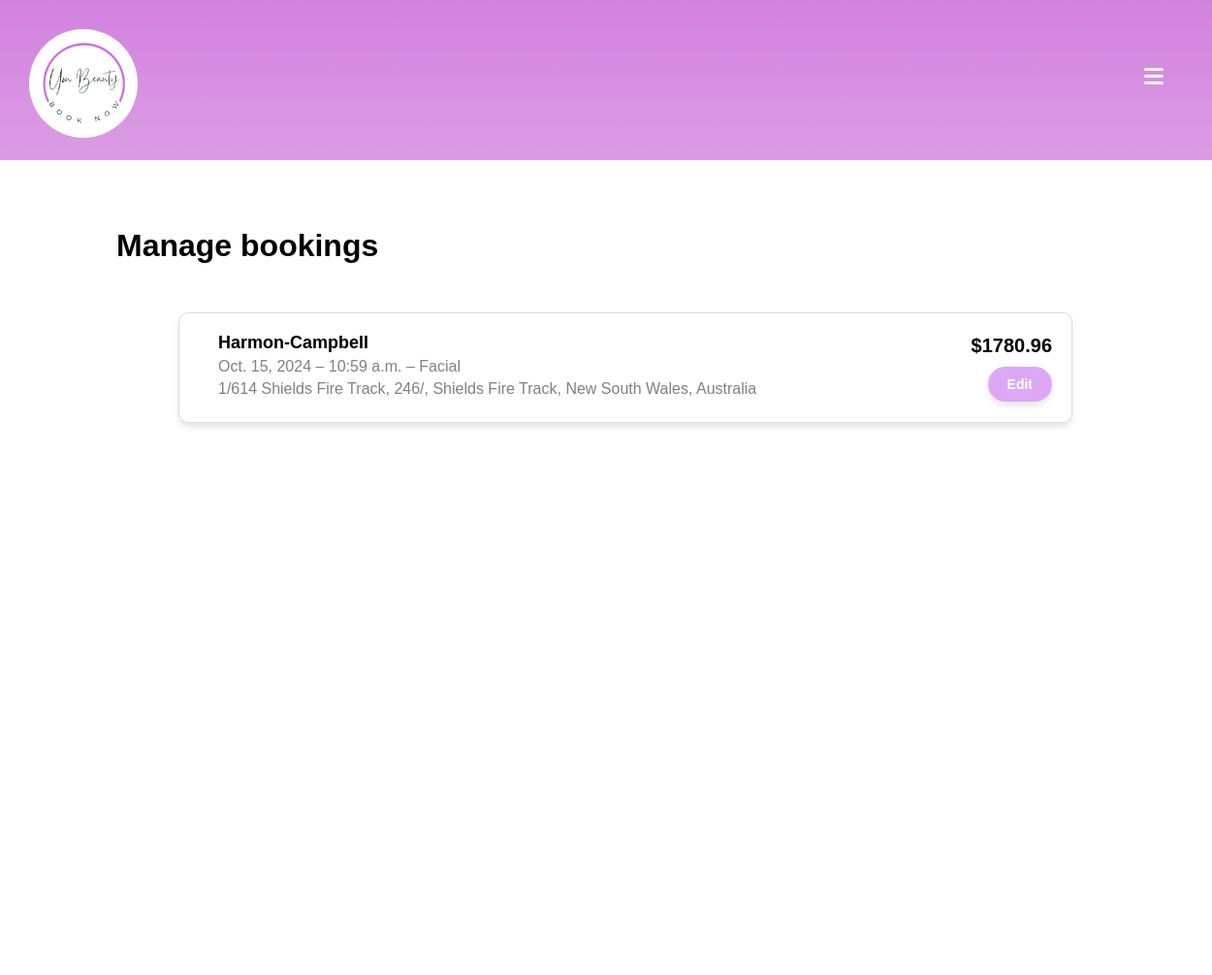
The page /accounts/bookings/ (signed in) on the database its author committed.
### customers/models.py (models this page shows)
class Booking(models.Model):
    customer = models.ForeignKey(Customer, on_delete=models.CASCADE)
    salon_service = models.ForeignKey('salons.SalonService', on_delete=models.CASCADE)
    date = models.DateField()
    start_time = models.TimeField()
    end_time = models.TimeField()
    is_cancelled = models.BooleanField(default=False)
    def __str__(self):
        return f'Booking by {self.customer.user.username} for {self.salon_service.service.service_name}'

### salons/models.py (models this page shows, shortened)
class SalonService(models.Model):
    salon = models.ForeignKey(SalonInfo, on_delete=models.CASCADE)
    service = models.ForeignKey(Service, on_delete=models.CASCADE)
    price = models.DecimalField(max_digits=10, decimal_places=2)
    duration = models.DurationField()
    description = models.TextField(blank=True, null=True)

class SalonInfo(models.Model):
    salon_name = models.CharField(max_length=255)
    salon_address = models.OneToOneField(SalonAddress, on_delete=models.CASCADE)
    salon_photo = models.ImageField(upload_to='salon_photos/', blank=True, null=True)
    salon_openingtime = models.TimeField()
    salon_closingtime = models.TimeField()
    happyhour_times = models.CharField(max_length=255)
    happyhour_days = models.CharField(max_length=255)
    happyhour_discount = models.DecimalField(max_digits=5, decimal_places=2)

class Service(models.Model):
    service_name = models.CharField(max_length=255)
    def __str__(self):
        return self.service_name

class SalonAddress(models.Model):
    address_line1 = models.CharField(max_length=255)
    address_line2 = models.CharField(max_length=255, blank=True, null=True)
    suburb = models.CharField(max_length=100, default="")
    state = models.CharField(max_length=100)
    postcode = models.CharField(max_length=10)
    country = models.CharField(max_length=100)
    def __str__(self):
        return f'{self.address_line1}, {self.address_line2}, {self.suburb}, {self.state}, {self.country}'

### accounts/views.py (the view)
# urls.py: path('bookings/', views.bookingsView, name = 'bookings'),
def bookingsView(request):
    current_user = request.user
    is_customer = False
    try:
        customer = get_object_or_404(Customer, user=current_user) #get Customer w/ current username
        is_customer = True
    except:
        is_customer = False
    if is_customer:
        bookings = Booking.objects.filter(customer=customer)
        print(bookings)
        return render(request, 'bookings/bookings.html', {'bookings': bookings})
    else:
        return render(request, 'bookings/bookings.html', {'bookings': None})

### customers/models.py (called while the page is built)
    def __str__(self):
        return self.user.username

### templates/bookings/bookings.html
{% extends "base.html" %}
{% load static %}
{% block content %}
<link rel="stylesheet" type="text/css" href="{% static 'css/bookings.css' %}">
<div class="top-bar"></div>
<div class="container">
    <h1>Manage bookings</h1>
    <div class="booking-cards-container">
        {% for booking in bookings %}
        <div class="booking-card">
                <div class="booking-details">
                <h2>{{ booking.salon_service.salon.salon_name }}</h2>
                <p>{{ booking.date }} – {{ booking.start_time }} – {{ booking.salon_service.service }}</p>
                <p>{{ booking.salon_service.salon.salon_address }}</p>
            </div>
            <div class="booking-actions">
                <div class="booking-price">
                    <span>${{ booking.salon_service.price }}</span>
                </div>
                <button class="edit-button" onclick="window.location.href='{% url 'edit_booking' booking.id %}'">Edit</button>
            </div>
        </div>
        {% endfor %}
    </div>
</div>
{% endblock %}

### static/css/style.css (style rules this page uses)
* { padding: 0; margin: 0; }
body { padding-bottom: 100px; }
:root { --bar-width: 20px; --bar-height: 3px; --hamburger-gap: 4px; --background: #fff; --animation-timing: 200ms ease-in-out; }

### static/css/bookings.css (style rules this page uses)
.top-bar { background: #DCA8F5; height: 165px; position: relative; width: 100%; z-index: -1; top: 0; left: 0; }
.container { background-color: white; min-height: 100vh; width: 100%; padding: 20px; font-family: 'Kanit', sans-serif; display: flex; flex-direction: column; align-items: center; }
.container h1 { margin-left: 100px; margin-bottom: 50px; margin-top: 50px; text-align: left; align-self: flex-start; }
.booking-cards-container { display: flex; flex-direction: column; width: 80%; align-items: center; }
.booking-card { display: flex; align-items: center; justify-content: space-between; border: 1px solid #dcdcdc; border-radius: 10px; padding: 20px; margin-bottom: 20px; background-color: white; box-shadow: 0 4px 6px rgba(0, 0, 0, 0.1); width: 88%; }
.booking-card .booking-details { flex: 1; margin-left: 20px; }
.booking-card .booking-details h2 { margin: 0; font-size: 18px; font-weight: bold; }
.booking-card .booking-details p { margin: 5px 0; color: gray; }
.booking-card .booking-price { font-size: 20px; font-weight: bold; }
.booking-actions { display: flex; flex-direction: column; align-items: flex-end; gap: 10px; }
.container .edit-button { font-weight: bold; background-color: #DCA8F5; box-shadow: 0 4px 6px rgba(0, 0, 0, 0.1); color: white; border: none; border-radius: 30px; padding: 10px 20px; font-size: 14px; cursor: pointer; transition: background-color 0.3s ease; }

### rows shown on the page
Booking: salon_service.salon.salon_name "Harmon-Campbell", date "Oct. 15, 2024", start_time "10:59 a.m.", salon_service.service "Facial", salon_service.salon.salon_address "1/614 Shields Fire Track, 246/, Shields Fire Track, New South Wales, Australia", salon_service.price "1780.96"
